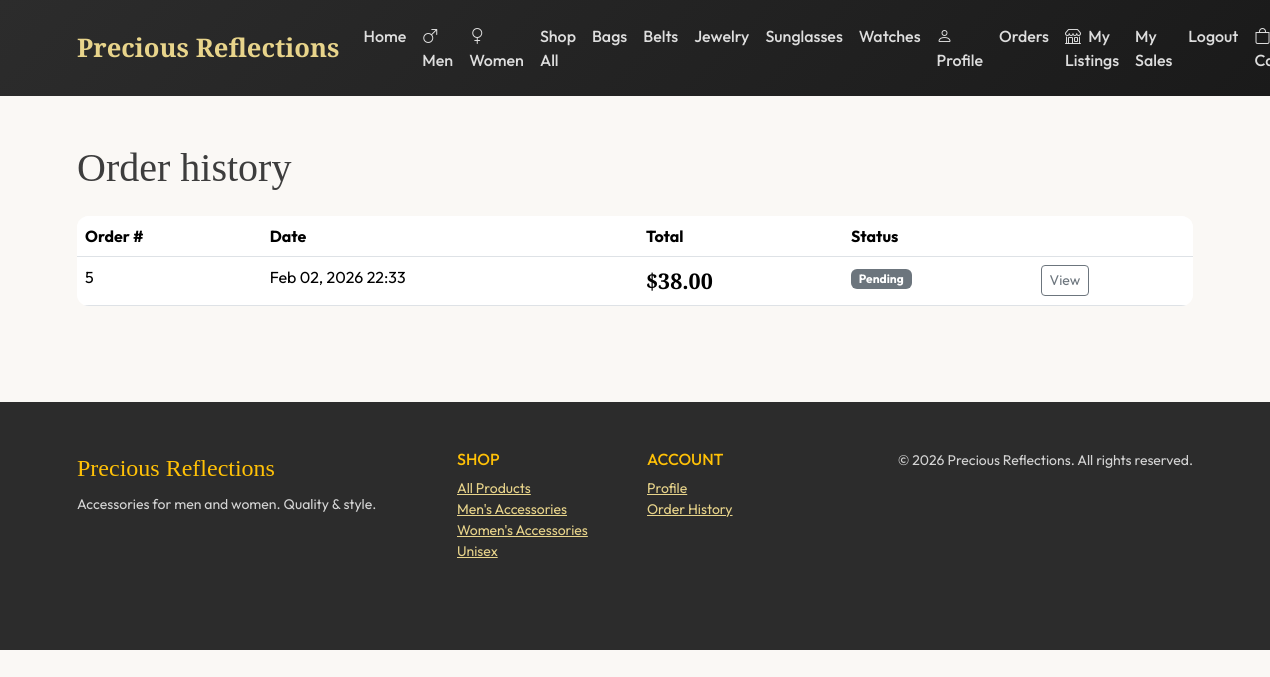
The page /accounts/orders/ (signed in) on the database its author committed.
### store/models.py (models this page shows, shortened)
class Category(models.Model):
    name = models.CharField(max_length=100)
    slug = models.SlugField(unique=True, max_length=100)
    description = models.TextField(blank=True)
    image = models.ImageField(upload_to='categories/', blank=True, null=True)
    created_at = models.DateTimeField(auto_now_add=True)
    class Meta:
        verbose_name_plural = 'Categories'
        ordering = ['name']

class Order(models.Model):
    STATUS_CHOICES = [
        ('P', 'Pending'),
        ('C', 'Confirmed'),
        ('S', 'Shipped'),
        ('D', 'Delivered'),
        ('X', 'Cancelled'),
    ]
    user = models.ForeignKey(settings.AUTH_USER_MODEL, on_delete=models.CASCADE, related_name='orders', null=True, blank=True)
    email = models.EmailField()
    first_name = models.CharField(max_length=100)
    last_name = models.CharField(max_length=100)
    address = models.CharField(max_length=255)
    city = models.CharField(max_length=100)
    postal_code = models.CharField(max_length=20)
    country = models.CharField(max_length=100)
    phone = models.CharField(max_length=30, blank=True)
    status = models.CharField(max_length=1, choices=STATUS_CHOICES, default='P')
    total = models.DecimalField(max_digits=10, decimal_places=2, default=0)
    created_at = models.DateTimeField(auto_now_add=True)
    updated_at = models.DateTimeField(auto_now=True)
    class Meta:
        ordering = ['-created_at']

### accounts/views.py (the view)
# urls.py: path('orders/', views.order_history, name='order_history'),
@login_required
def order_history(request):
    orders = request.user.orders.all()
    return render(request, 'accounts/order_history.html', {'orders': orders})

### store/context_processors.py (called while the page is built)
def cart_count(request):
    count = 0
    if request.session.get('cart'):
        for item in request.session['cart'].values():
            count += item.get('quantity', 0)
    return {'cart_count': count}

def categories_nav(request):
    from .models import Category
    categories = Category.objects.all()[:10]
    return {'nav_categories': categories}

### templates/accounts/order_history.html (shortened to what this page needs)
{% extends 'base.html' %}
{% load static %}
{% block content %}
<div class="container py-4">
  <h1 class="font-serif mb-4">Order history</h1>
  {% if orders %}
  <div class="card">
    <div class="card-body p-0">
      <div class="table-responsive">
        <table class="table table-hover mb-0">
          <thead>
            <tr>
              <th>Order #</th>
              <th>Date</th>
              <th>Total</th>
              <th>Status</th>
              <th></th>
            </tr>
          </thead>
          <tbody>
            {% for order in orders %}
            <tr>
              <td>{{ order.id }}</td>
              <td>{{ order.created_at|date:"M d, Y H:i" }}</td>
              <td class="product-price">${{ order.total }}</td>
              <td><span class="badge bg-secondary">{{ order.get_status_display }}</span></td>
              <td>
                <a href="{% url 'store:order_confirmation' order.id %}" class="btn btn-sm btn-outline-secondary">View</a>
              </td>
            </tr>
            {% endfor %}
          </tbody>
        </table>
      </div>
    </div>
  </div>
  {% else %}
  <p class="text-muted">You haven't placed any orders yet.</p>
  <a href="{% url 'store:shop' %}" class="btn btn-gold">Browse shop</a>
  {% endif %}
</div>
{% endblock %}

### templates/base.html (shortened to what this page needs)
{% load static %}
<!DOCTYPE html>
<html lang="en">
<head>
  <link href="https://cdn.jsdelivr.net/npm/bootstrap@5.3.2/dist/css/bootstrap.min.css" rel="stylesheet">
  <link rel="stylesheet" href="https://cdn.jsdelivr.net/npm/bootstrap-icons@1.11.1/font/bootstrap-icons.css">
</head>
<body>
  <nav class="navbar navbar-expand-lg navbar-dark py-3">
    <div class="container">
      <a class="navbar-brand" href="{% url 'store:home' %}">Precious Reflections</a>
      <div class="collapse navbar-collapse" id="nav">
        <ul class="navbar-nav me-auto">
          <li class="nav-item"><a class="nav-link" href="{% url 'store:home' %}">Home</a></li>
          <li class="nav-item"><a class="nav-link" href="{% url 'store:shop_men' %}"><i class="bi bi-gender-male me-1"></i> Men</a></li>
          <li class="nav-item"><a class="nav-link" href="{% url 'store:shop_women' %}"><i class="bi bi-gender-female me-1"></i> Women</a></li>
          <li class="nav-item"><a class="nav-link" href="{% url 'store:shop' %}">Shop All</a></li>
          {% for cat in nav_categories %}
          <li class="nav-item"><a class="nav-link" href="{% url 'store:shop' %}?category={{ cat.slug }}">{{ cat.name }}</a></li>
          {% endfor %}
        </ul>
        <ul class="navbar-nav">
          {% if user.is_authenticated %}
            <li class="nav-item"><a class="nav-link" href="{% url 'accounts:profile' %}"><i class="bi bi-person"></i> Profile</a></li>
            <li class="nav-item"><a class="nav-link" href="{% url 'accounts:order_history' %}">Orders</a></li>
            <li class="nav-item"><a class="nav-link" href="{% url 'store:my_listings' %}"><i class="bi bi-shop me-1"></i> My Listings</a></li>
            <li class="nav-item"><a class="nav-link" href="{% url 'store:my_sales' %}">My Sales</a></li>
            <li class="nav-item"><a class="nav-link" href="{% url 'accounts:logout' %}">Logout</a></li>
          {% else %}
            <li class="nav-item"><a class="nav-link" href="{% url 'accounts:login' %}">Login</a></li>
            <li class="nav-item"><a class="nav-link" href="{% url 'accounts:register' %}">Register</a></li>
          {% endif %}
          <li class="nav-item">
            <a class="nav-link position-relative" href="{% url 'store:cart' %}" {% if not user.is_authenticated %}title="Log in to add to cart and buy"{% endif %}>
              <i class="bi bi-bag"></i> Cart
            </a>
          </li>
        </ul>
      </div>
    </div>
  </nav>
  <main class="py-4">
    {% block content %}{% endblock %}
  </main>
  <footer class="py-5 mt-5">
    <div class="container">
      <div class="row">
        <div class="col-md-4 mb-4">
          <span class="font-serif fs-4 text-warning">Precious Reflections</span>
          <p class="mt-2 small">Accessories for men and women. Quality & style.</p>
        </div>
        <div class="col-md-2 mb-4">
          <h6 class="text-uppercase text-warning">Shop</h6>
          <ul class="list-unstyled small">
            <li><a href="{% url 'store:shop' %}">All Products</a></li>
            <li><a href="{% url 'store:shop_men' %}">Men's Accessories</a></li>
            <li><a href="{% url 'store:shop_women' %}">Women's Accessories</a></li>
            <li><a href="{% url 'store:shop' %}?gender=U">Unisex</a></li>
          </ul>
        </div>
        <div class="col-md-2 mb-4">
          <h6 class="text-uppercase text-warning">Account</h6>
          <ul class="list-unstyled small">
            {% if user.is_authenticated %}
            <li><a href="{% url 'accounts:profile' %}">Profile</a></li>
            <li><a href="{% url 'accounts:order_history' %}">Order History</a></li>
            {% else %}
            <li><a href="{% url 'accounts:login' %}">Login</a></li>
            <li><a href="{% url 'accounts:register' %}">Register</a></li>
            {% endif %}
          </ul>
        </div>
        <div class="col-md-4 mb-4 text-md-end small">
          &copy; {% now "Y" %} Precious Reflections. All rights reserved.
        </div>
      </div>
    </div>
  </footer>
</body>
</html>

### templates/base.html (style rules this page uses)
:root { --gold: #c9a227; --gold-light: #e8d48b; --charcoal: #2c2c2c; --cream: #faf8f5; --text: #3d3d3d; }
body { font-family: 'Outfit', sans-serif; background: var(--cream); color: var(--text); }
.font-serif { font-family: 'Cormorant Garamond', serif; }
.navbar { background: linear-gradient(135deg, var(--charcoal) 0%, #1a1a1a 100%) !important; }
.navbar-brand { font-family: 'Cormorant Garamond', serif; font-size: 1.6rem; font-weight: 600; color: var(--gold-light) !important; }
.nav-link { color: rgba(255,255,255,.85) !important; font-weight: 500; }
.card { border: none; border-radius: 12px; overflow: hidden; transition: transform .2s, box-shadow .2s; }
.product-price { font-family: 'Cormorant Garamond', serif; font-size: 1.35rem; color: var(--gold); font-weight: 600; }
footer { background: var(--charcoal); color: rgba(255,255,255,.8); }
footer a { color: var(--gold-light); }

### rows shown on the page
Category: name "Bags"
Category: name "Belts"
Category: name "Jewelry"
Category: name "Sunglasses"
Category: name "Watches"
Order: id "5", created_at "Feb 02, 2026 22:33", total "38.00", status "Pending"
